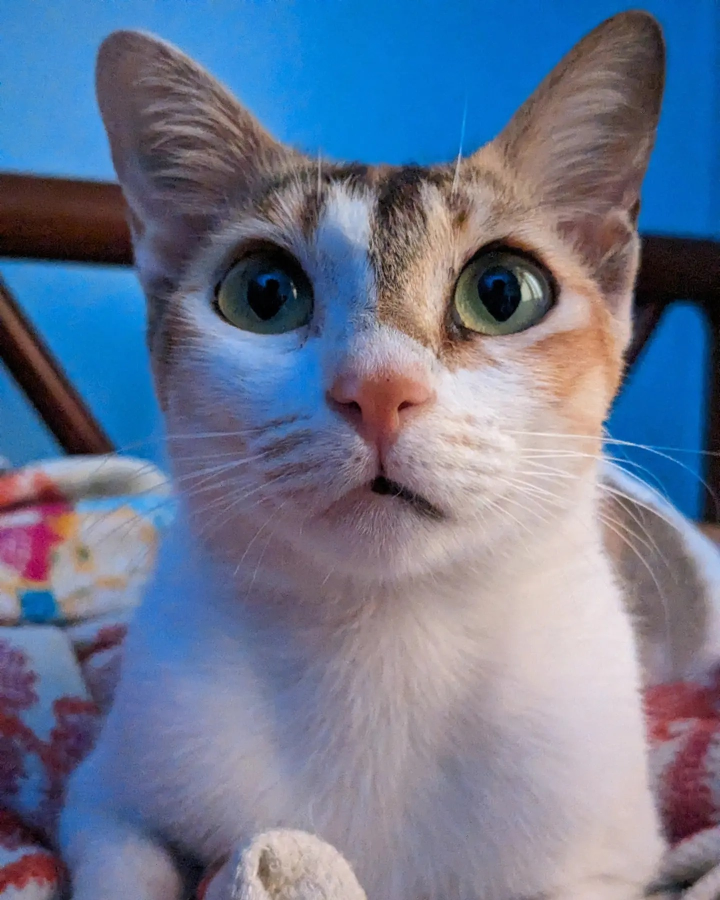
#> input picture Mini.jpg, 1440 x 1800 px, found by its file name (shown at 1/2 size)
$ jupyter execute 1C_Histogram.ipynb
#> lines starting #> are read from the running program, lines starting #| are printed output that depends on the picture
# 1(c)
- Take a grayscale image and Illustrate the histogram of the image and make single threshold segmentation observed from the histogram

###### Akif Islam <br> Department of CSE-RU <br> iamakifislam@gmail.com <br> 5th September 2023

# Load Image

[cell 1]
import cv2
img = cv2.imread("Mini.jpg")
#> img is the input picture: shape (1800, 1440, 3); mean B, G, R 144.5, 118.8, 107.1
img = cv2.cvtColor(img,cv2.COLOR_BGR2GRAY)
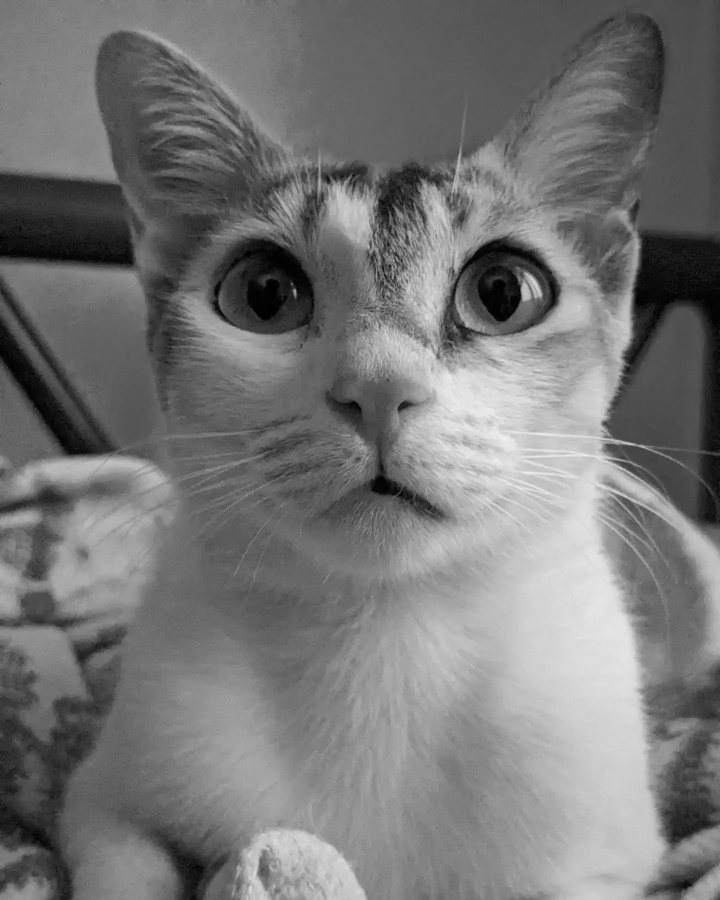
#> img: shape (1800, 1440) (shown at 1/2 size); min 0, max 243, mean 118.2
img = cv2.resize(img,(512,512))
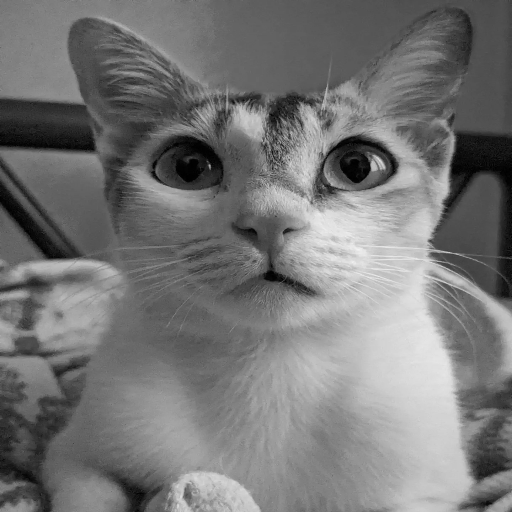
#> img: shape (512, 512); min 0, max 242, mean 118.1

import matplotlib.pyplot as plt
plt.imshow(img,cmap='gray')
plt.show()

[cell 2]
print(img)
#> (printed output is left out)

# Mapping with Python Dictionary

[cell 3]
occurance = {}

for row in img:
    for value in row:
        if value in occurance:
            occurance[int(value)]+=1
        else:
            occurance[value]=1
#> after the loop, occurance = 242 items

occurance

# Sort Dictionary

[cell 4]
sorted_occurance = {k: occurance[k] for k in sorted(occurance)}
#> sorted_occurance = 242 items
sorted_occurance

# Plot

[cell 5]
x_values = sorted_occurance.keys()
y_values = sorted_occurance.values()

plt.bar(x_values,y_values)
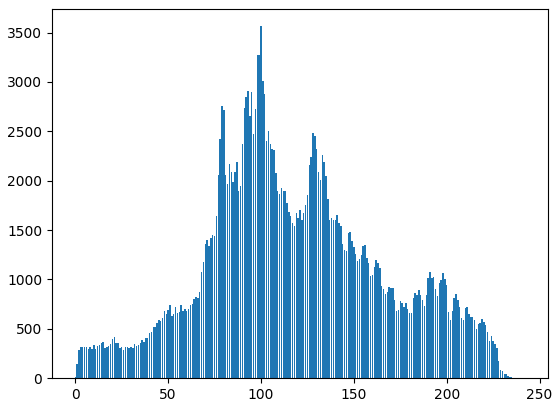
#> figure drawn by matplotlib, 1 panel; tallest bar 3564 high, from x = 99.6 to 100.4

# Histogram in One Line Built-in Function

[cell 6]
plt.hist(img.ravel(),bins=256,range=(0,256))
plt.show()
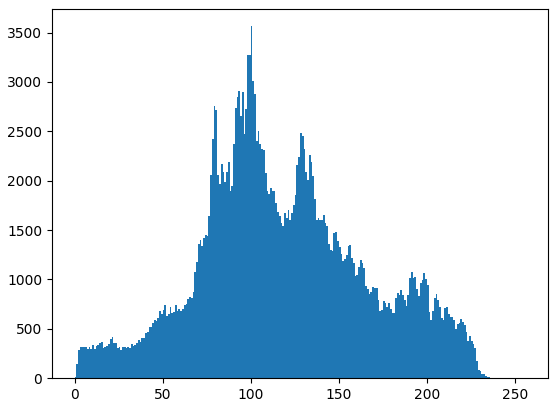
#> figure drawn by matplotlib, 1 panel; tallest bar 3564 high, from x = 100 to 101

$ run again, with Cat_Square.jpg copied over Mini.jpg
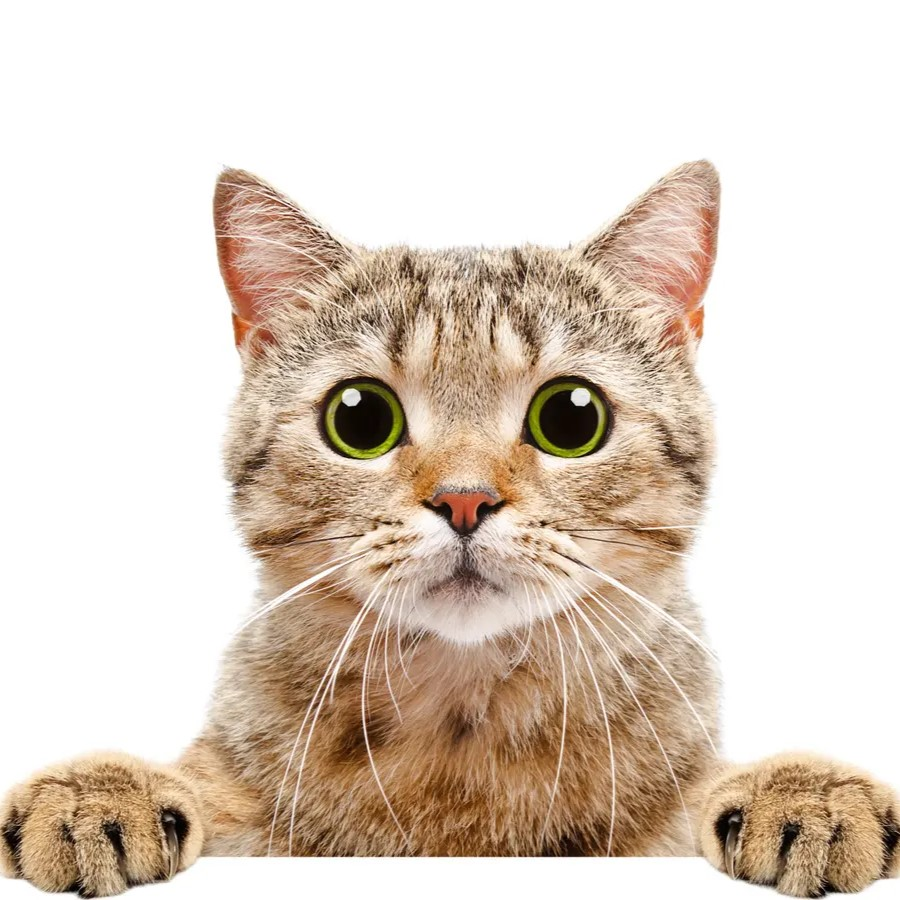
#> input picture Cat_Square.jpg, 900 x 900 px, found by its file name
#> img is the input picture: shape (900, 900, 3); mean B, G, R 196.2, 208.9, 222.5
#> `img = cv2.cvtColor(img,cv2.COLOR_BGR2GRAY)`:
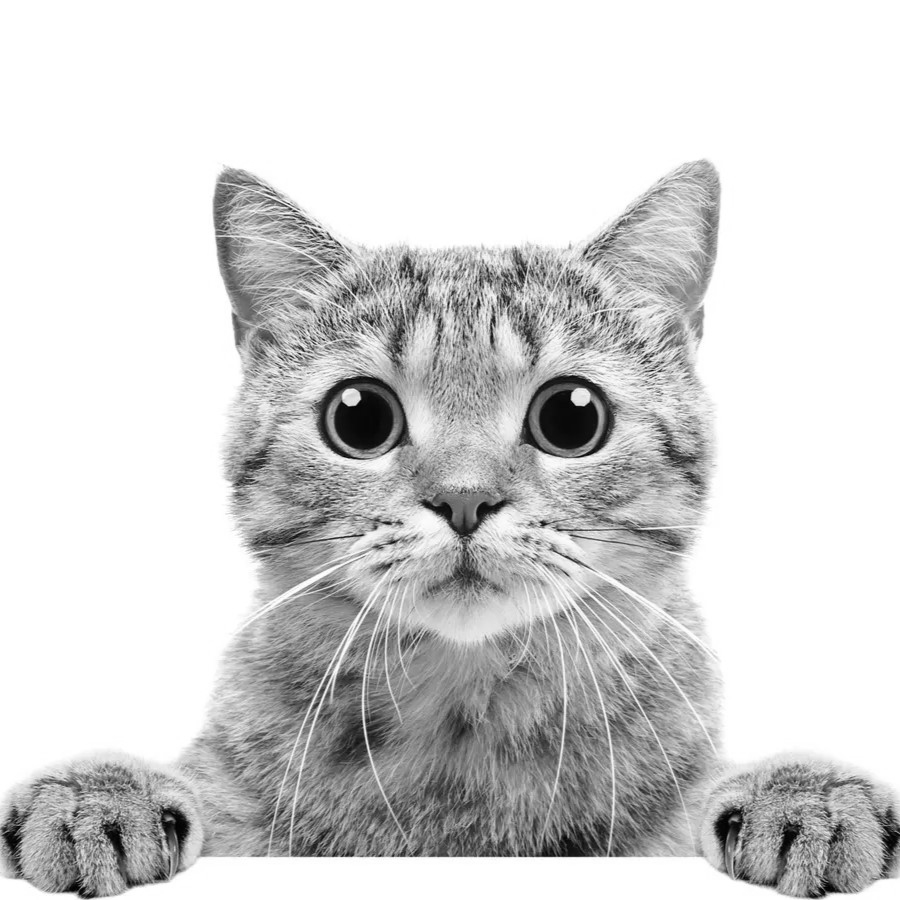
#> img: shape (900, 900); min 0, max 255, mean 211.5
#> (printed output is left out)
#> after the loop `for row in img:`: occurance = 254 items
#> `[cell 5] x_values = sorted_occurance.keys() y_values = sorted_occuranc..`:
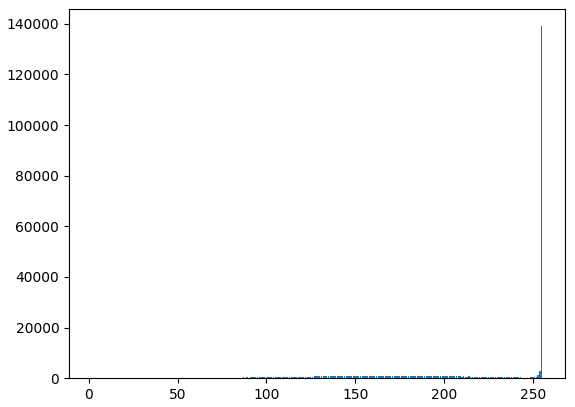
#> figure drawn by matplotlib, 1 panel; tallest bar 139058 high, from x = 254.6 to 255.4
